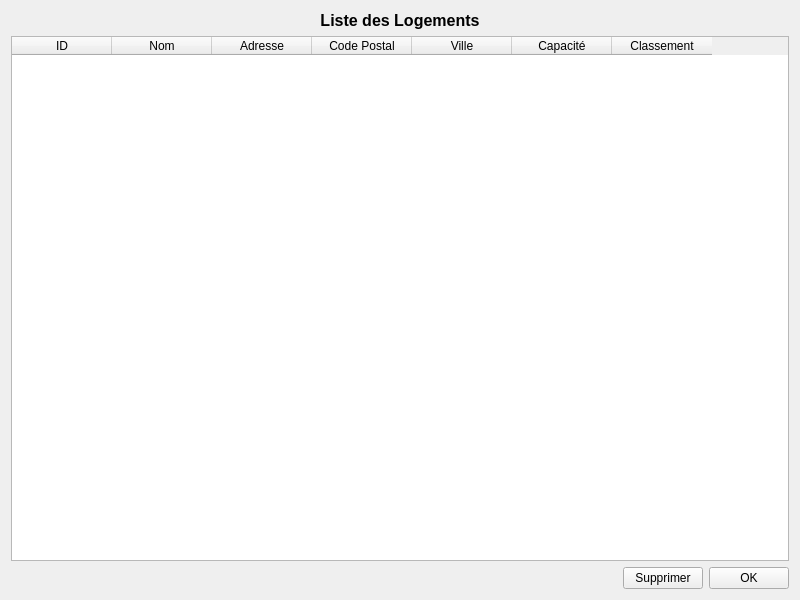
<?xml version="1.0" encoding="UTF-8"?>
<ui version="4.0">
 <class>ListLogementsForm</class>
 <widget class="QWidget" name="ListLogementsForm">
  <property name="geometry">
   <rect>
    <x>0</x>
    <y>0</y>
    <width>800</width>
    <height>600</height>
   </rect>
  </property>
  <property name="windowTitle">
   <string>Liste des Logements</string>
  </property>
  <layout class="QVBoxLayout" name="verticalLayout">
   <item>
    <widget class="QLabel" name="label_title">
     <property name="text">
      <string>Liste des Logements</string>
     </property>
     <property name="alignment">
      <set>Qt::AlignCenter</set>
     </property>
     <property name="font">
      <font>
       <weight>75</weight>
       <bold>true</bold>
       <pointsize>12</pointsize>
      </font>
     </property>
    </widget>
   </item>
   <item>
    <widget class="QTableWidget" name="tableWidget">
     <property name="editTriggers">
      <set>QAbstractItemView::NoEditTriggers</set>
     </property>
     <property name="alternatingRowColors">
      <bool>true</bool>
     </property>
     <property name="selectionBehavior">
      <enum>QAbstractItemView::SelectRows</enum>
     </property>
     <property name="sortingEnabled">
      <bool>true</bool>
     </property>
     <column>
      <property name="text">
       <string>ID</string>
      </property>
     </column>
     <column>
      <property name="text">
       <string>Nom</string>
      </property>
     </column>
     <column>
      <property name="text">
       <string>Adresse</string>
      </property>
     </column>
     <column>
      <property name="text">
       <string>Code Postal</string>
      </property>
     </column>
     <column>
      <property name="text">
       <string>Ville</string>
      </property>
     </column>
     <column>
      <property name="text">
       <string>Capacité</string>
      </property>
     </column>
     <column>
      <property name="text">
       <string>Classement</string>
      </property>
     </column>
    </widget>
   </item>
   <item>
    <layout class="QHBoxLayout" name="horizontalLayout_buttons">
     <item>
      <spacer name="horizontalSpacer">
       <property name="orientation">
        <enum>Qt::Horizontal</enum>
       </property>
       <property name="sizeHint" stdset="0">
        <size>
         <width>40</width>
         <height>20</height>
        </size>
       </property>
      </spacer>
     </item>
     <item>
      <widget class="QPushButton" name="button_delete">
       <property name="text">
        <string>Supprimer</string>
       </property>
      </widget>
     </item>
     <item>
      <widget class="QPushButton" name="button_ok">
       <property name="text">
        <string>OK</string>
       </property>
      </widget>
     </item>
    </layout>
   </item>
  </layout>
 </widget>
 <resources/>
 <connections/>
</ui>
